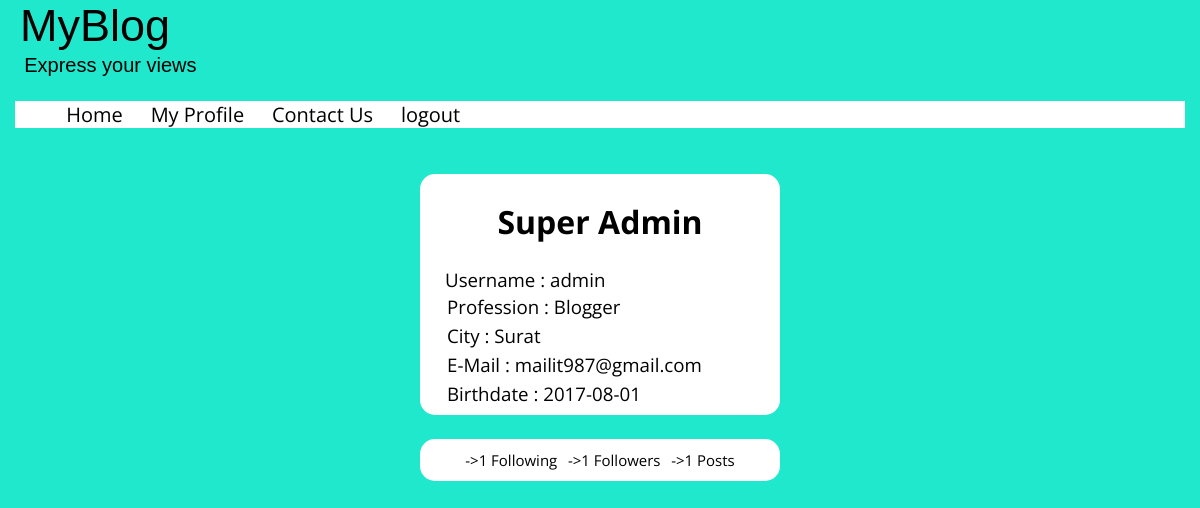
Page /profile.php (signed in) on the committed database.
### tables this page shows
CREATE TABLE `users` (
  `userID` varchar(25) NOT NULL,
  `password` varchar(20) NOT NULL,
  `name` varchar(25) NOT NULL,
  `mail` varchar(30) NOT NULL,
  `birthdate` date DEFAULT NULL,
  `profession` varchar(15) NOT NULL,
  `city` varchar(20) NOT NULL,
  `type` char(1) NOT NULL DEFAULT 'B',
  `canWrite` int(11) NOT NULL DEFAULT '0',
  `verified` int(11) NOT NULL DEFAULT '0'
);

### profile.php (the view, shortened to what this page needs)
<!DOCTYPE html>
<html>
<head>
	<link rel="stylesheet" type="text/css" href="style.css">
</head>
<body>
	<div class="header"><h2> MyBlog</h2>
			<p style="font-size: 20px;">&nbsp;&nbsp;&nbsp;&nbsp;Express your views</p>
	</div>
	<br>
	<div class = "menu">
		<ul>
  		<li><a href="index.php">Home</a></li>
  		<li><a href="profile.php">My Profile</a></li>
 	    <li><a href="contactUs.php">Contact Us</a></li>
 		<?php
 			if(isset($_SESSION['logged']))
 				echo "<li><a href='logout.php'>logout</a></li>";
 		?>
		</ul>
	</div>
	<br>
	<?php
		if(isset($_SESSION['logged'])){
			$user = $_SESSION['logged'];
			$servername = "localhost";
			$username = "root";
			$password = "";
			$dbname = "blog";
			$conn = new mysqli($servername, $username, $password,$dbname);
			$sql = "select * from users where userID like '".$user."';";
			$res = $conn->query($sql);
			if($res->num_rows>0){
				$row = $res->fetch_assoc();
				echo "<div class = 'profile'><h1>".$row['name']."</h1><h3>Username : ".$row['userID']."<p>Profession : ".$row['profession']."<p>City : ".$row['city']."<p>E-Mail : ".$row['mail']."<p> Birthdate : ".$row['birthdate']."</h3></div>";
			}
			else{
				header("location:error.php");
				exit();
			}
			echo "<div class='profile'><ul>";
			$sql = "SELECT count(*) as num from follows where userID like'".$user."';";
			$count = $conn->query($sql)->fetch_assoc()['num'];
			echo "<li>->".$count." Following </li>";
			$sql = "SELECT count(*) as num from follows where Following like'".$user."';";
			$count = $conn->query($sql)->fetch_assoc()['num'];
			echo "<li>->".$count." Followers </li>";
			$sql = "SELECT count(*) as num from blogpost where blogger like'".$user."' and status = 1;";
			$count = $conn->query($sql)->fetch_assoc()['num'];
			echo "<li>->".$count." Posts </li></ul>";
		}
		else
		{
			echo "<h4>You need to login first.<a href='login.php?count=0'>click here to login</a></h4>";
		}
	?>
</body>
</html>

### style.css (style rules this page uses)
body { margin: 0px; background-color: #1FE8CD; font-family: 'Open Sans', sans-serif; }
.header { background-color: #1FE8CD; color: black; font-size: 30px; margin-bottom: 0px; font-family: 'PT Sans', sans-serif; }
.menu ul { font-size: 20px; list-style-type: none; margin: 0px 15px 0px 15px; background-color: white; }
.menu li { display: inline; padding-right: 1%; padding-left: 1%; padding-top: 0px; padding-bottom: 0px; font-size: 20px; }
.menu { margin: 0; }
.menu a { text-decoration: none; color: black; }
.post h1, h4, h5, h2 { padding-left: 20px; padding-right: 10px; margin: 0px; }
.post h4, h5, h2 { font-weight: normal; }
p { margin: 0; padding: 2px; }
.comment h4, h3, h6 { font-weight: normal; margin: 0px; padding: 2px; padding-left: 20px; }
.profile { background-color: white; border: 2px; border-radius: 15px; border-color: #DEDEDE; margin: 2% 35%; padding: 5px; text-align: justify; color: black; }
.profile ul { text-align: center; }
.profile h1 { text-align: center; }
.profile li { display: inline; padding-right: 1%; padding-left: 1%; font-size: 15px; }
.profile ul { list-style-type: none; margin: 0; padding: 0; padding: 5px; }

### rows in the picture
users: name "Super Admin", userID "admin", profession "Blogger", city "Surat", mail "mailit987@gmail.com", birthdate "2017-08-01"

### other values in the picture
$count "1"
